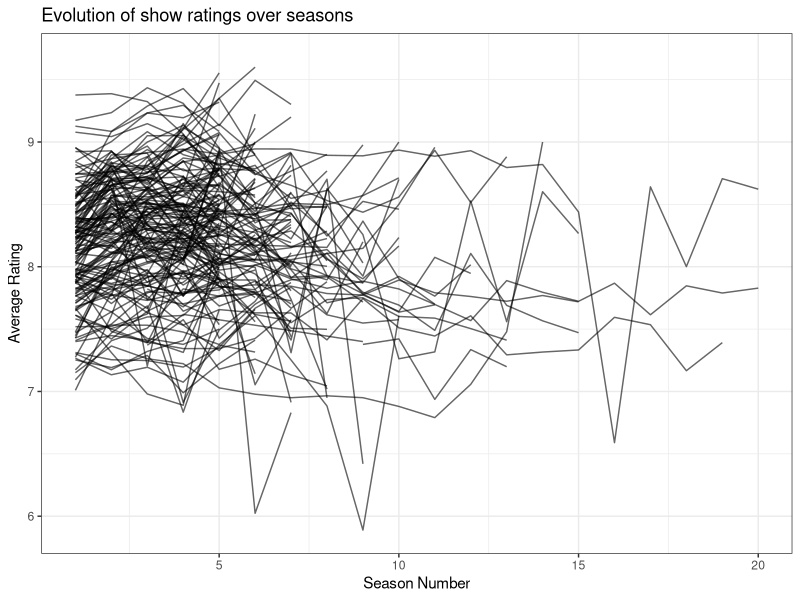
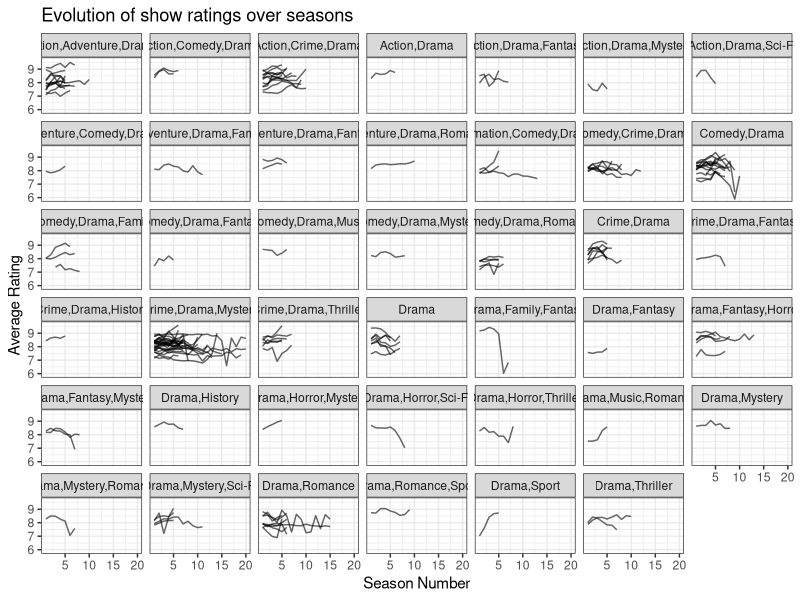
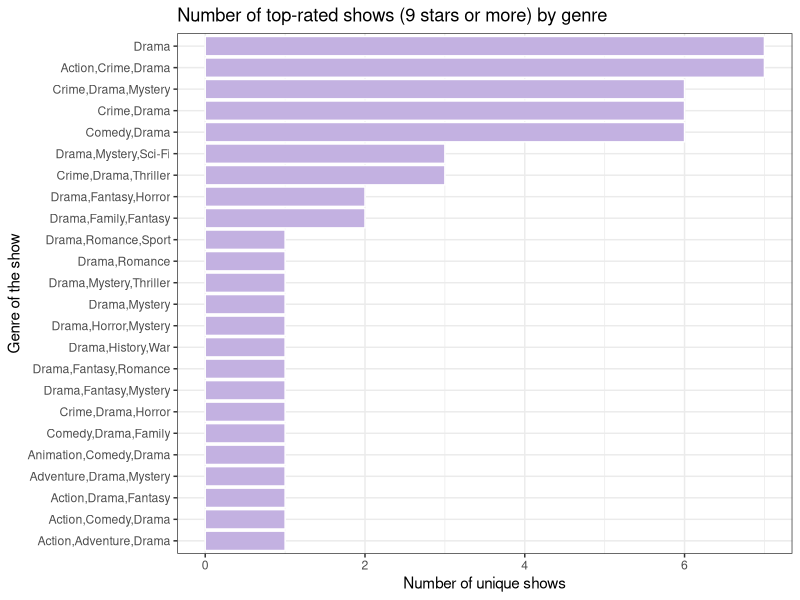
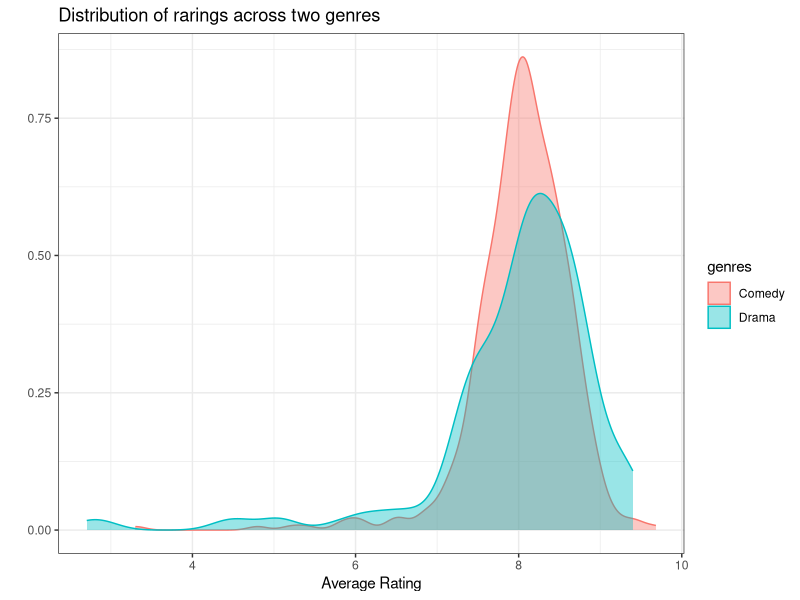
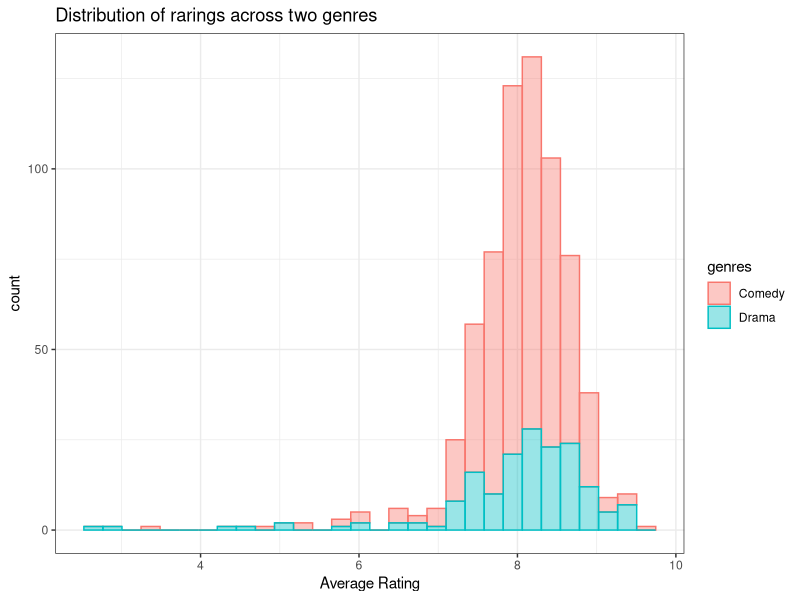
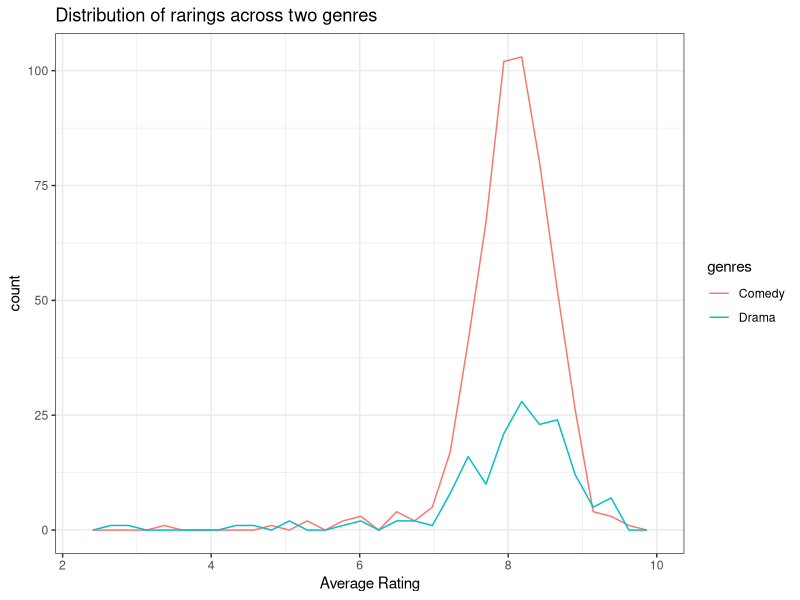
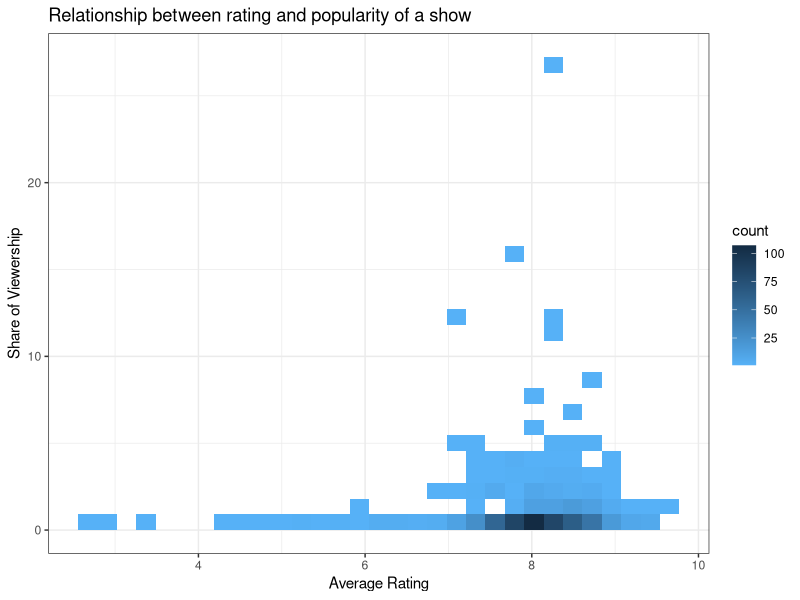
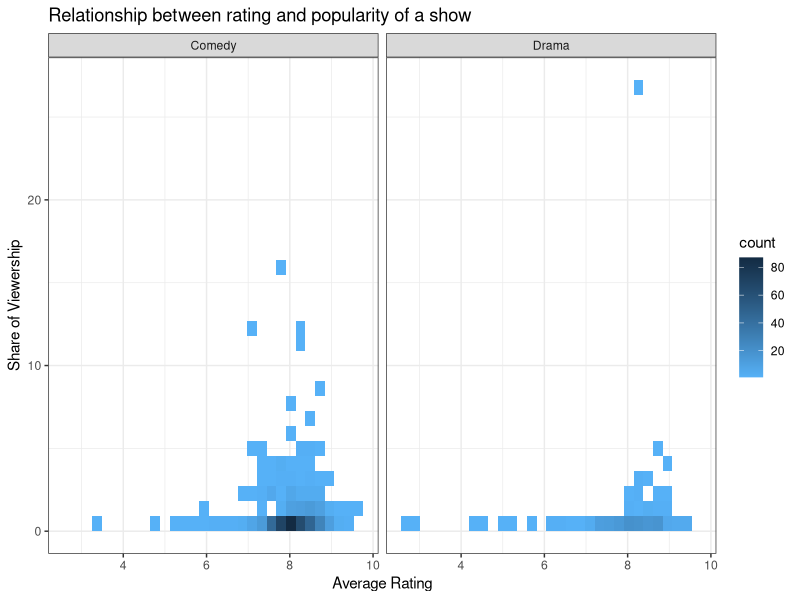

These figures' R source, in order:
## ---- chunk 1
knitr::opts_chunk$set(echo = TRUE)
## ---- chunk 2
library(tidyverse)
## ---- chunk 3

# Read in the data 
tv_ratings <- read_csv("Data/tv_ratings.csv")

# Glimpse the data 
glimpse(tv_ratings)
## ---- chunk 4

###--- The TIDY way
tv_long <-
  tv_ratings %>%
  group_by(title) %>%
  summarise(num_seasons = n()) %>%
  ungroup() %>%
  left_join(tv_ratings, by = "title")

tv_long <-
  tv_long %>%
  filter(num_seasons >= 5)

###--- The MEGA-TIDY way
tv_long <-
  tv_ratings |> 
  group_by(title) |> 
  filter(n() >= 5)

###--- Which should be equivalent to:
tv_long2 <-
  tv_ratings |> 
  group_by(title) |> 
  filter(max(seasonNumber) >= 5)

nrow(tv_long) == nrow(tv_long2) ###--- But it isn't


###--- Because (amongst other things) there are two different series called Perenthood and two Battlestar Galactica
tv_long |> 
  count(title, seasonNumber) |> 
  arrange(desc(n))

tv_long |> 
  filter(title == "Battlestar Galactica")

tv_long |> 
  filter(title == "Parenthood")


###--- So what is going on?
tv_long |> 
  group_by(titleId) |> 
  summarise(n = n(), s = sum(seasonNumber)) |> 
  rowwise() |> 
  mutate(i = sum(n:1))


###---- Ahhhh,there are missing seasons
tv_long |> 
  filter(titleId == "tt0086765")

###--- The this one method is best 
tv_long <-
  tv_ratings |> 
  group_by(title) |> 
  filter(n() >= 5)
## ---- chunk 5
(p1 <- 
  tv_long |> 
  ggplot(aes(seasonNumber,av_rating, group = titleId)) +
  geom_line(alpha = .6) +
  theme_bw() +
  labs(x = "Season Number",
       y = "Average Rating",
       title = "Evolution of show ratings over seasons"))

## ---- chunk 6
p1 +
  facet_wrap(~ genres)

###--- the show that plumets
tv_long |> 
  filter(genres == "Drama,Family,Fantasy") |> 
  distinct(title) |> 
  pull(title) 
## ---- chunk 7
(top_tv <- 
  tv_ratings |>
  filter(av_rating >= 9))


###--- Since the question is "What is the genre with the most top-rated shows?"
# I'll keep only unique shows that got 9 or more in one of their seasons
# to control for n of seasons. 

top_tv <- 
  top_tv |> 
  distinct(titleId,.keep_all = TRUE)
  

## ---- chunk 8

top_tv |> 
  count(genres) |> 
  mutate(genres = fct_reorder(genres,n)) |> 
  ggplot(aes(n,genres)) +
  geom_col(color = "white", fill = "#C3B1E1") +
  theme_bw() +
  labs(x = "Number of unique shows",
       y = "Genre of the show",
       title = "Number of top-rated shows (9 stars or more) by genre") 
## ---- chunk 9
comedies_dramas <- 
  tv_ratings %>% 
  mutate(is_comedy = if_else(str_detect(genres, "Comedy"), 1, 0)) |>
  filter(is_comedy == 1 | genres == "Drama") |> 
  mutate(genres = if_else(genres == "Drama", "Drama", "Comedy"))

glimpse(comedies_dramas)

## ---- chunk 10
comedies_dramas |> 
  ggplot(aes(av_rating,fill = genres, color = genres)) +
  geom_density(alpha = .4, trim = TRUE) + # Since we're looking at the tails i'll trim
  # them in case there is no support. 
  theme_bw() +
  labs(x = "Average Rating",
       y = "",
       title = "Distribution of rarings across two genres")

## ---- chunk 11
comedies_dramas |> 
  arrange(desc(av_rating)) |> 
  slice_head(n = 10) |> 
  select(title, av_rating)
## ---- chunk 12
comedies_dramas |> 
  ggplot(aes(av_rating,fill = genres, color = genres)) +
  geom_histogram(alpha = .4) +
  theme_bw() +
  labs(x = "Average Rating",
       title = "Distribution of rarings across two genres")

## ---- chunk 13
comedies_dramas |> 
  ggplot(aes(av_rating,fill = genres, color = genres)) +
  geom_freqpoly() +
  theme_bw() +
  labs(x = "Average Rating",
       title = "Distribution of rarings across two genres")

## ---- chunk 14
(p2 <- 
  comedies_dramas |> 
  ggplot(aes(av_rating, share)) +
  geom_bin_2d() +
  scale_fill_continuous(high = "#132B43", low = "#56B1F7") +
   labs(x = "Average Rating",
        y = "Share of Viewership",
        title = "Relationship between rating and popularity of a show") +
    theme_bw()) # reverse the scale
# More intuitive to me if darker where there are MORE observations. 

## ---- chunk 15
p2 +
  facet_wrap(~ genres)

###--- Who's the outlier?
comedies_dramas |> 
  filter(share == max(share)) |> 
  pull(title) 

